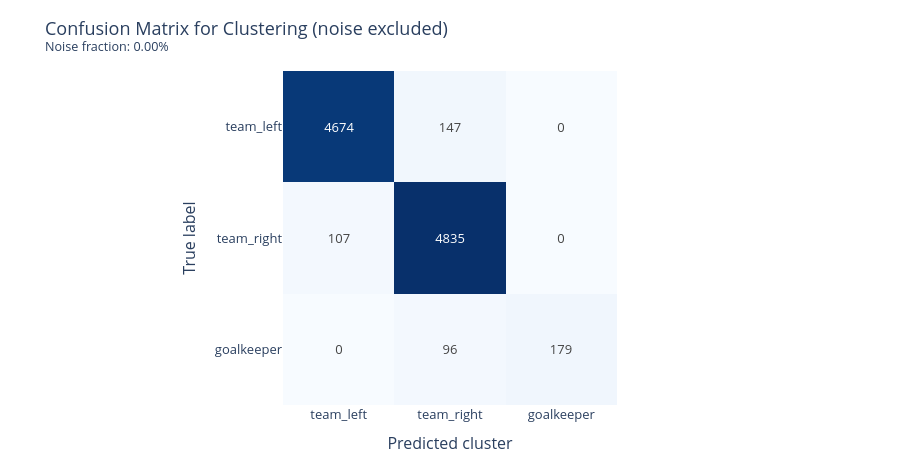

This figure's notebook cell:
### Code cell
model_name = "osnet"
method = 'hdbscan'
X, y_true = embeddings[model_name]
_, clusters = run_clustering(X, y_true, method, is_umap=True, is_pca=True, is_scale=False)
plot_confusion_matrix_clustering(y_true, clusters)

### Figure 1 — Plotly figure (JSON) as saved in the notebook; plotly's stock layout.template omitted (floating-point values rounded to 4 significant figures)
{"data": [{"coloraxis": "coloraxis", "hovertemplate": "True: %{y}<br>Predicted: %{x}<br>Value: %{z}<extra></extra>", "name": "0", "texttemplate": "%{z:d}", "type": "heatmap", "x": ["team_left", "team_right", "goalkeeper"], "xaxis": "x", "y": ["team_left", "team_right", "goalkeeper"], "yaxis": "y", "z": [[4674, 147, 0], [107, 4835, 0], [0, 96, 179]]}], "layout": {"coloraxis": {"colorscale": [[0, "rgb(247,251,255)"], [0.125, "rgb(222,235,247)"], [0.25, "rgb(198,219,239)"], [0.375, "rgb(158,202,225)"], [0.5, "rgb(107,174,214)"], [0.625, "rgb(66,146,198)"], [0.75, "rgb(33,113,181)"], [0.875, "rgb(8,81,156)"], [1, "rgb(8,48,107)"]], "showscale": false}, "font": {"size": 13}, "height": 460, "margin": {"b": 20, "l": 20, "r": 20, "t": 70}, "title": {"text": "Confusion Matrix for Clustering (noise excluded)<br><sup>Noise fraction: 0.00%</sup>"}, "xaxis": {"anchor": "y", "constrain": "domain", "domain": [0, 1], "scaleanchor": "y", "title": {"text": "Predicted cluster"}}, "yaxis": {"anchor": "x", "autorange": "reversed", "constrain": "domain", "domain": [0, 1], "title": {"text": "True label"}}}}
